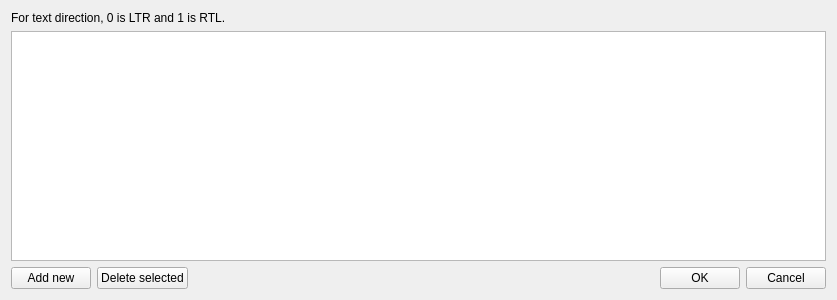
<?xml version="1.0" encoding="UTF-8"?>
<ui version="4.0">
 <class>WritingSystemsForm</class>
 <widget class="QWidget" name="WritingSystemsForm">
  <property name="geometry">
   <rect>
    <x>0</x>
    <y>0</y>
    <width>837</width>
    <height>300</height>
   </rect>
  </property>
  <property name="windowTitle">
   <string>Writing systems configuration</string>
  </property>
  <layout class="QVBoxLayout" name="verticalLayout">
   <item>
    <widget class="QLabel" name="label">
     <property name="text">
      <string>For text direction, 0 is LTR and 1 is RTL.</string>
     </property>
    </widget>
   </item>
   <item>
    <widget class="QTableView" name="tableView"/>
   </item>
   <item>
    <layout class="QHBoxLayout" name="horizontalLayout">
     <item>
      <widget class="QPushButton" name="insertRow">
       <property name="text">
        <string>Add new</string>
       </property>
      </widget>
     </item>
     <item>
      <widget class="QPushButton" name="deleteRow">
       <property name="text">
        <string>Delete selected</string>
       </property>
      </widget>
     </item>
     <item>
      <spacer name="horizontalSpacer">
       <property name="orientation">
        <enum>Qt::Horizontal</enum>
       </property>
       <property name="sizeHint" stdset="0">
        <size>
         <width>40</width>
         <height>20</height>
        </size>
       </property>
      </spacer>
     </item>
     <item>
      <widget class="QPushButton" name="submit">
       <property name="text">
        <string>OK</string>
       </property>
      </widget>
     </item>
     <item>
      <widget class="QPushButton" name="dismiss">
       <property name="text">
        <string>Cancel</string>
       </property>
      </widget>
     </item>
    </layout>
   </item>
  </layout>
 </widget>
 <resources/>
 <connections/>
</ui>
